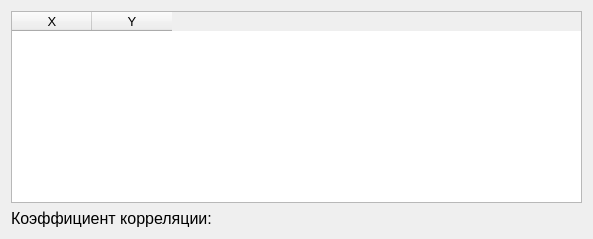
<?xml version="1.0" encoding="UTF-8"?>
<ui version="4.0">
 <class>MainWindow</class>
 <widget class="QMainWindow" name="MainWindow">
  <property name="geometry">
   <rect>
    <x>0</x>
    <y>0</y>
    <width>593</width>
    <height>237</height>
   </rect>
  </property>
  <property name="font">
   <font>
    <pointsize>10</pointsize>
   </font>
  </property>
  <property name="windowTitle">
   <string>SA_1</string>
  </property>
  <widget class="QWidget" name="centralWidget">
   <property name="sizePolicy">
    <sizepolicy hsizetype="Fixed" vsizetype="Fixed">
     <horstretch>0</horstretch>
     <verstretch>200</verstretch>
    </sizepolicy>
   </property>
   <layout class="QVBoxLayout" name="verticalLayout">
    <item>
     <layout class="QHBoxLayout" name="horizontalLayout">
      <item>
       <widget class="QTableWidget" name="table">
        <property name="sizePolicy">
         <sizepolicy hsizetype="Preferred" vsizetype="Preferred">
          <horstretch>90</horstretch>
          <verstretch>0</verstretch>
         </sizepolicy>
        </property>
        <property name="layoutDirection">
         <enum>Qt::LeftToRight</enum>
        </property>
        <property name="editTriggers">
         <set>QAbstractItemView::NoEditTriggers</set>
        </property>
        <property name="dragEnabled">
         <bool>true</bool>
        </property>
        <property name="dragDropOverwriteMode">
         <bool>false</bool>
        </property>
        <property name="alternatingRowColors">
         <bool>true</bool>
        </property>
        <property name="showGrid">
         <bool>true</bool>
        </property>
        <property name="gridStyle">
         <enum>Qt::DashLine</enum>
        </property>
        <property name="sortingEnabled">
         <bool>true</bool>
        </property>
        <property name="wordWrap">
         <bool>true</bool>
        </property>
        <property name="cornerButtonEnabled">
         <bool>false</bool>
        </property>
        <attribute name="horizontalHeaderVisible">
         <bool>true</bool>
        </attribute>
        <attribute name="horizontalHeaderCascadingSectionResizes">
         <bool>false</bool>
        </attribute>
        <attribute name="horizontalHeaderDefaultSectionSize">
         <number>80</number>
        </attribute>
        <attribute name="horizontalHeaderHighlightSections">
         <bool>true</bool>
        </attribute>
        <column>
         <property name="text">
          <string>X</string>
         </property>
        </column>
        <column>
         <property name="text">
          <string>Y</string>
         </property>
        </column>
       </widget>
      </item>
     </layout>
    </item>
    <item>
     <widget class="QLabel" name="correlation">
      <property name="font">
       <font>
        <pointsize>12</pointsize>
       </font>
      </property>
      <property name="text">
       <string>Коэффициент корреляции:</string>
      </property>
     </widget>
    </item>
   </layout>
  </widget>
 </widget>
 <layoutdefault spacing="6" margin="11"/>
 <resources/>
 <connections/>
</ui>
